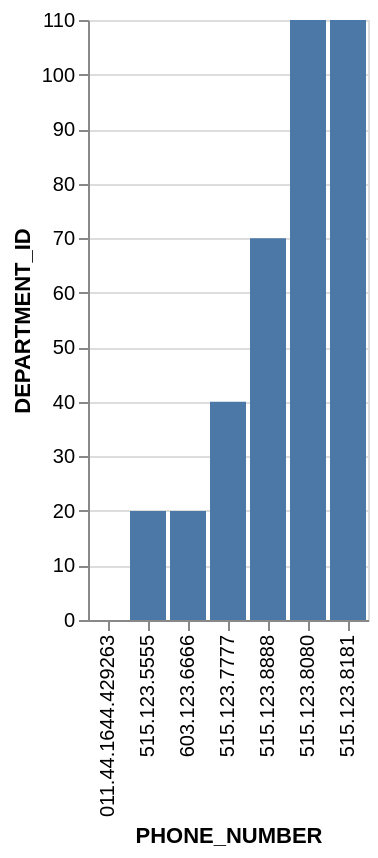

Express this chart as Vega-Lite.
### Vega-Lite specification from a JSON file in a GitHub repository (floating-point values rounded to 4 significant figures)
{"data": {"values": [{"x_data": "011.44.1644.429263", "y_data": 0}, {"x_data": "515.123.5555", "y_data": 20}, {"x_data": "603.123.6666", "y_data": 20}, {"x_data": "515.123.7777", "y_data": 40}, {"x_data": "515.123.8888", "y_data": 70}, {"x_data": "515.123.8080", "y_data": 110}, {"x_data": "515.123.8181", "y_data": 110}]}, "mark": "bar", "encoding": {"x": {"field": "x_data", "type": "nominal", "title": "PHONE_NUMBER", "sort": {"op": "sum", "field": "y_data", "order": "ascending"}}, "y": {"field": "y_data", "type": "quantitative", "title": "DEPARTMENT_ID"}}}
